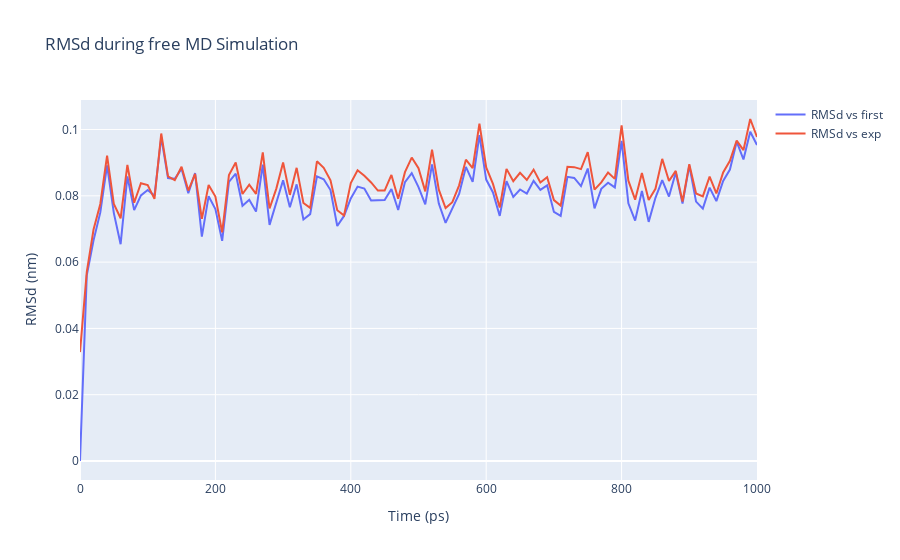

Notebook code cell kept with this figure:
### Code cell
import plotly
import plotly.graph_objs as go

# Read RMS vs first snapshot data from file 
with open(output_rms_first,'r') as rms_first_file:
    x,y = map(
        list,
        zip(*[
            (float(line.split()[0]),float(line.split()[1]))
            for line in rms_first_file 
            if not line.startswith(("#","@")) 
        ])
    )

# Read RMS vs experimental structure data from file 
with open(output_rms_exp,'r') as rms_exp_file:
    x2,y2 = map(
        list,
        zip(*[
            (float(line.split()[0]),float(line.split()[1]))
            for line in rms_exp_file
            if not line.startswith(("#","@")) 
        ])
    )
    
trace1 = go.Scatter(
    x = x,
    y = y,
    name = 'RMSd vs first'
)

trace2 = go.Scatter(
    x = x,
    y = y2,
    name = 'RMSd vs exp'
)

data = [trace1, trace2]

plotly.offline.init_notebook_mode(connected=True)

fig = {
    "data": data,
    "layout": go.Layout(title="RMSd during free MD Simulation",
                        xaxis=dict(title = "Time (ps)"),
                        yaxis=dict(title = "RMSd (nm)")
                       )
}

plotly.offline.iplot(fig)
